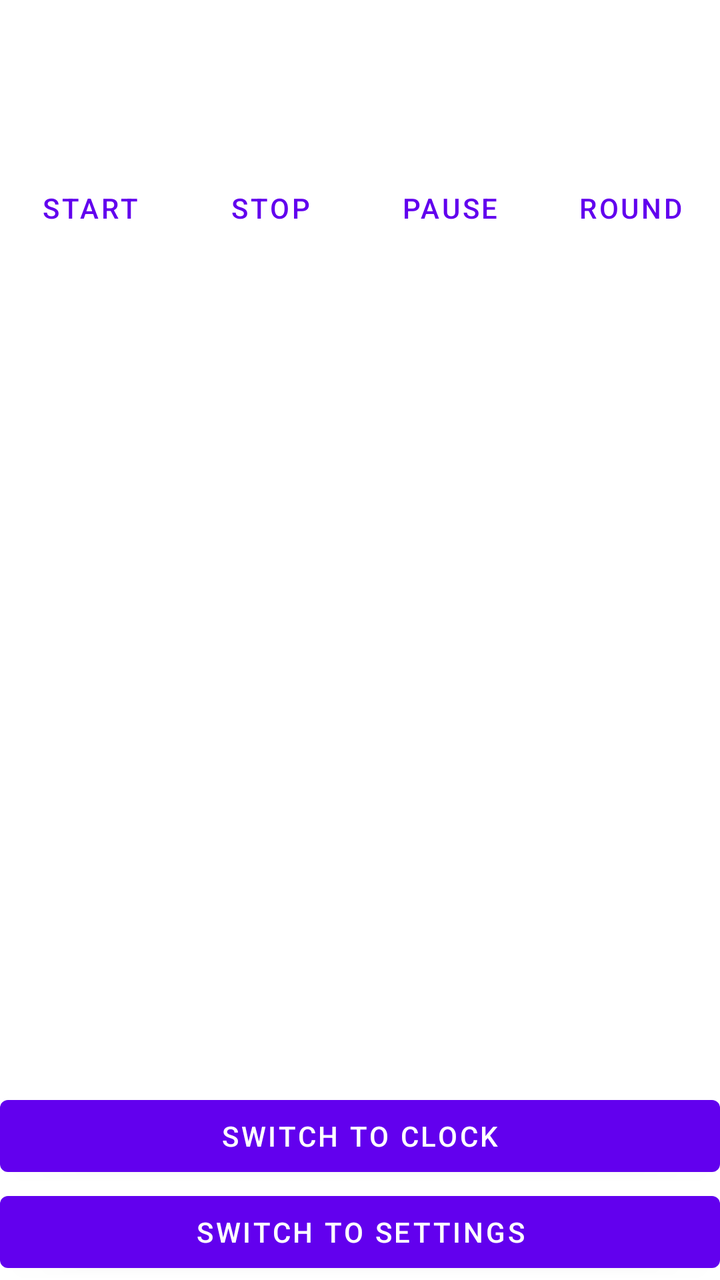
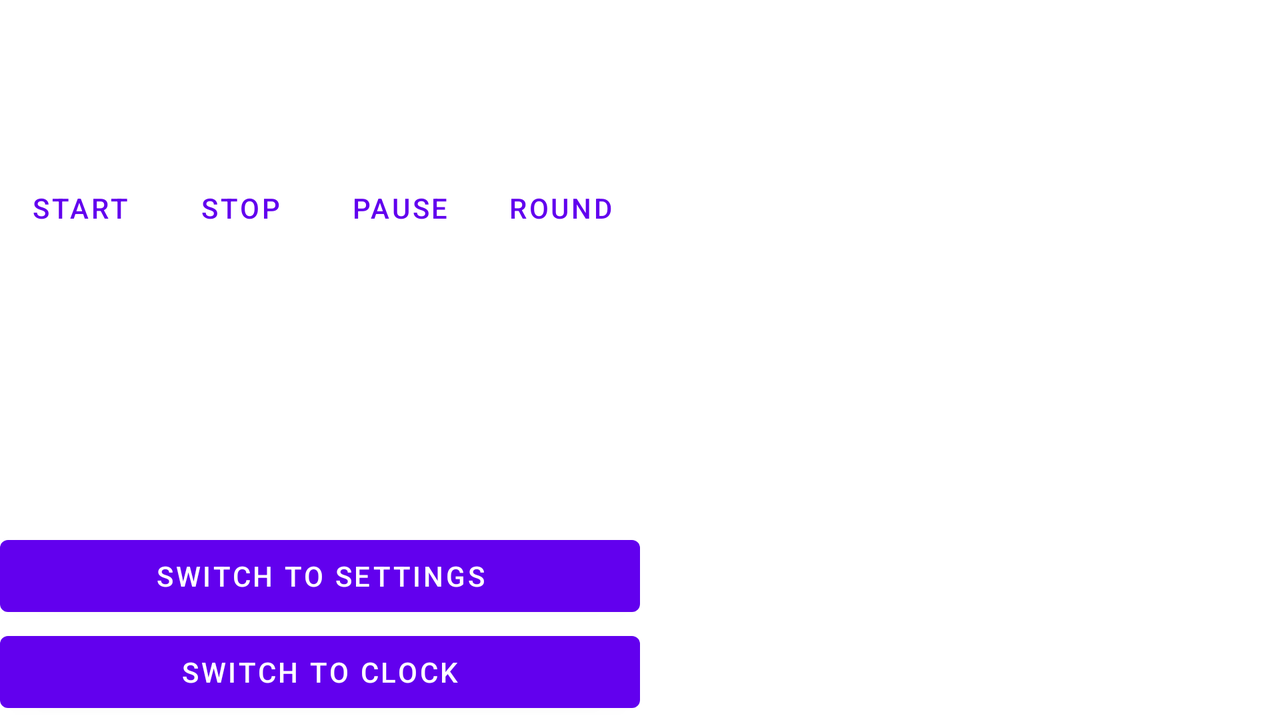

Two renders of one Android screen. The first uses the default layout on a phone; the second uses the alternative layout the repository ships for a different screen configuration, on a matching device. The two XML files are below.
<!-- AndroidManifest.xml: application theme Theme.MyApplication -->
<!-- res/layout/activity_timer.xml -->
<?xml version="1.0" encoding="utf-8"?>
<LinearLayout xmlns:android="http://schemas.android.com/apk/res/android"
    xmlns:tools="http://schemas.android.com/tools"
    android:layout_width="match_parent"
    android:layout_height="match_parent"
    android:orientation="vertical"
    tools:context=".TimerActivity">

    <TextView
        android:id="@+id/measuredTimeTextView"
        android:layout_width="match_parent"
        android:layout_height="80dp"
        android:textAlignment="center"
        android:textAppearance="@style/TextAppearance.AppCompat.Large"
        android:textSize="50sp" />

    <LinearLayout
        android:id="@+id/buttonsLayout"
        android:layout_width="match_parent"
        android:layout_height="wrap_content"
        android:orientation="horizontal">

        <Button
            android:id="@+id/startButton"
            style="?android:attr/buttonBarButtonStyle"
            android:layout_width="wrap_content"
            android:layout_height="wrap_content"
            android:layout_weight="1"
            android:text="@string/start_button_text" />

        <Button
            android:id="@+id/stopButton"
            style="?android:attr/buttonBarButtonStyle"
            android:layout_width="wrap_content"
            android:layout_height="wrap_content"
            android:layout_weight="1"
            android:text="@string/stop_button_text" />

        <Button
            android:id="@+id/pauseButton"
            style="?android:attr/buttonBarButtonStyle"
            android:layout_width="wrap_content"
            android:layout_height="wrap_content"
            android:layout_weight="1"
            android:text="@string/pause_button_text" />

        <Button
            android:id="@+id/roundButton"
            style="?android:attr/buttonBarButtonStyle"
            android:layout_width="wrap_content"
            android:layout_height="wrap_content"
            android:layout_weight="1"
            android:text="@string/round_button_text" />
    </LinearLayout>

    <ListView
        android:layout_weight="1"
        android:id="@+id/roundsListView"
        android:layout_width="match_parent"
        android:layout_height="0dp"

        android:scrollbars="none" />

    <Button
        android:id="@+id/clockNavButton"
        android:layout_width="match_parent"
        android:layout_height="wrap_content"
        android:text="@string/clock_nav_string" />

    <Button
        android:id="@+id/settingsNavButton"
        android:layout_width="match_parent"
        android:layout_height="wrap_content"
        android:text="@string/settings_nav_string" />

</LinearLayout>
<!-- resources referenced by this layout -->
<resources>
  <string name="clock_nav_string">Switch to clock</string>
  <string name="pause_button_text">Pause</string>
  <string name="round_button_text">Round</string>
  <string name="settings_nav_string">Switch to settings</string>
  <string name="start_button_text">Start</string>
  <string name="stop_button_text">Stop</string>
  <style name="Theme.MyApplication" parent="Theme.MaterialComponents.DayNight.DarkActionBar">
          
          <item name="colorPrimary">@color/purple_500</item>
          <item name="colorPrimaryVariant">@color/purple_700</item>
          <item name="colorOnPrimary">@color/white</item>
          
          <item name="colorSecondary">@color/teal_200</item>
          <item name="colorSecondaryVariant">@color/teal_700</item>
          <item name="colorOnSecondary">@color/black</item>
          
          <item name="android:statusBarColor">?attr/colorPrimaryVariant</item>
          
      </style>
</resources>
<!-- res/layout-land/activity_timer.xml (the repository's variant of the layout above) -->
<!-- drawn on the phone turned sideways -->
<?xml version="1.0" encoding="utf-8"?>
<LinearLayout xmlns:android="http://schemas.android.com/apk/res/android"
    xmlns:tools="http://schemas.android.com/tools"
    android:layout_width="match_parent"
    android:layout_height="match_parent"
    android:orientation="horizontal"
    android:baselineAligned="false"
    tools:context=".TimerActivity">

    <LinearLayout
        android:layout_weight="1"
        android:layout_width="0dp"
        android:layout_height="match_parent"
        android:orientation="vertical">

        <TextView
            android:id="@+id/measuredTimeTextView"
            android:layout_width="match_parent"
            android:layout_height="80dp"
            android:textAlignment="center"
            android:textAppearance="@style/TextAppearance.AppCompat.Large"
            android:textSize="50sp" />

        <LinearLayout
            android:id="@+id/buttonsLayout"
            android:layout_width="match_parent"
            android:layout_height="wrap_content"
            android:orientation="horizontal">

            <Button
                android:id="@+id/startButton"
                style="?android:attr/buttonBarButtonStyle"
                android:layout_width="wrap_content"
                android:layout_height="wrap_content"
                android:layout_weight="1"
                android:text="@string/start_button_text" />

            <Button
                android:id="@+id/stopButton"
                style="?android:attr/buttonBarButtonStyle"
                android:layout_width="wrap_content"
                android:layout_height="wrap_content"
                android:layout_weight="1"
                android:text="@string/stop_button_text" />

            <Button
                android:id="@+id/pauseButton"
                style="?android:attr/buttonBarButtonStyle"
                android:layout_width="wrap_content"
                android:layout_height="wrap_content"
                android:layout_weight="1"
                android:text="@string/pause_button_text" />

            <Button
                android:id="@+id/roundButton"
                style="?android:attr/buttonBarButtonStyle"
                android:layout_width="wrap_content"
                android:layout_height="wrap_content"
                android:layout_weight="1"
                android:text="@string/round_button_text" />
        </LinearLayout>

        <LinearLayout
            android:layout_width="match_parent"
            android:layout_height="match_parent"
            android:gravity="bottom"
            android:orientation="vertical">

            <Button

                android:id="@+id/settingsNavButton"
                android:layout_width="match_parent"
                android:layout_height="wrap_content"
                android:text="@string/settings_nav_string" />

            <Button
                android:id="@+id/clockNavButton"
                android:layout_width="match_parent"
                android:layout_height="wrap_content"
                android:text="@string/clock_nav_string" />
        </LinearLayout>
    </LinearLayout>

    <FrameLayout
        android:layout_weight="1"
        android:layout_width="0dp"
        android:layout_height="match_parent"
        android:orientation="vertical">

        <ListView
            android:id="@+id/roundsListView"
            android:layout_width="match_parent"
            android:layout_height="match_parent"

            android:scrollbars="none" />
    </FrameLayout>



</LinearLayout>
